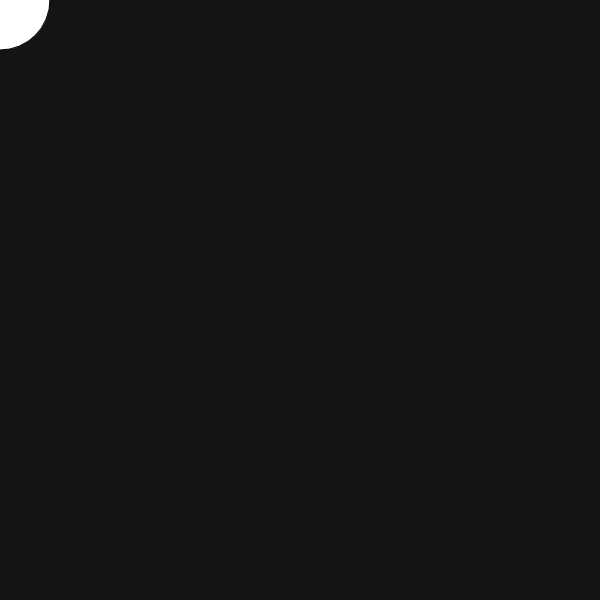
Frame 1 (no input)
Frame 60 (no input): identical to frame 1, image omitted
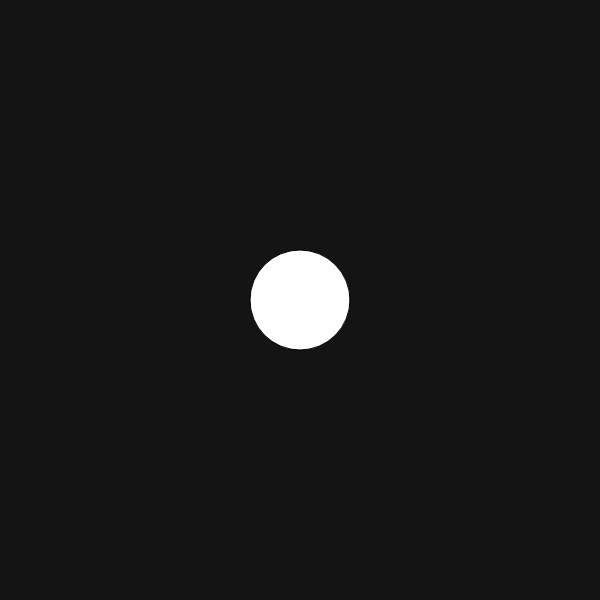
Frame 120 (the mouse pressed at the canvas centre since frame 60)

The p5.js sketch that drew these frames (run headless with seeded random() and noise() and a simulated clock; from frame 60 on, the mouse is pressed at the canvas centre):

// p5.js sketch
// ── sketch.js
function setup() {
  createCanvas(600, 600);
}

function draw() {
  background(20);
  ellipse(mouseX, mouseY, 100, 100);
  console.log(frameCount);
}
